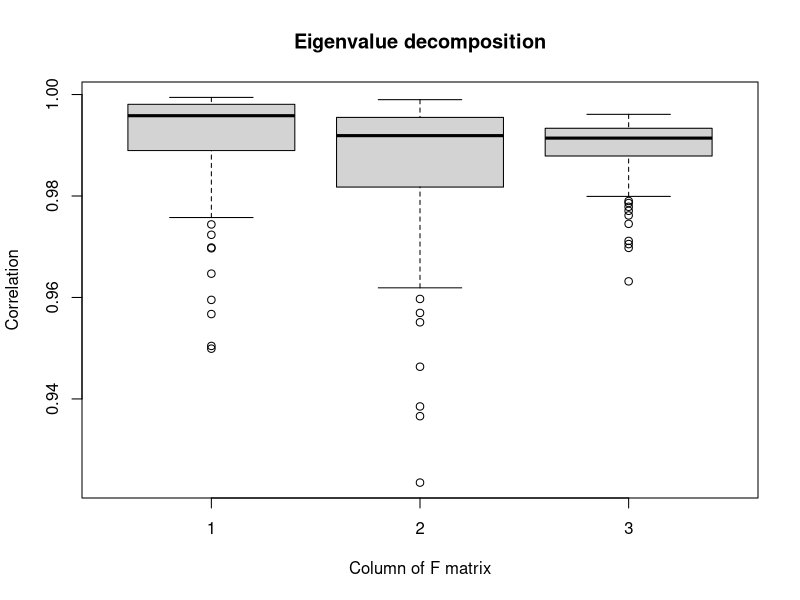
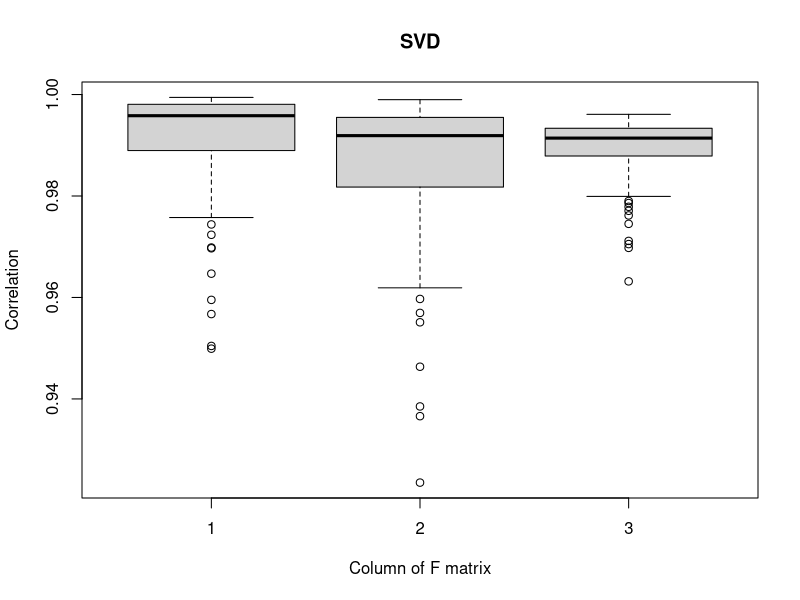
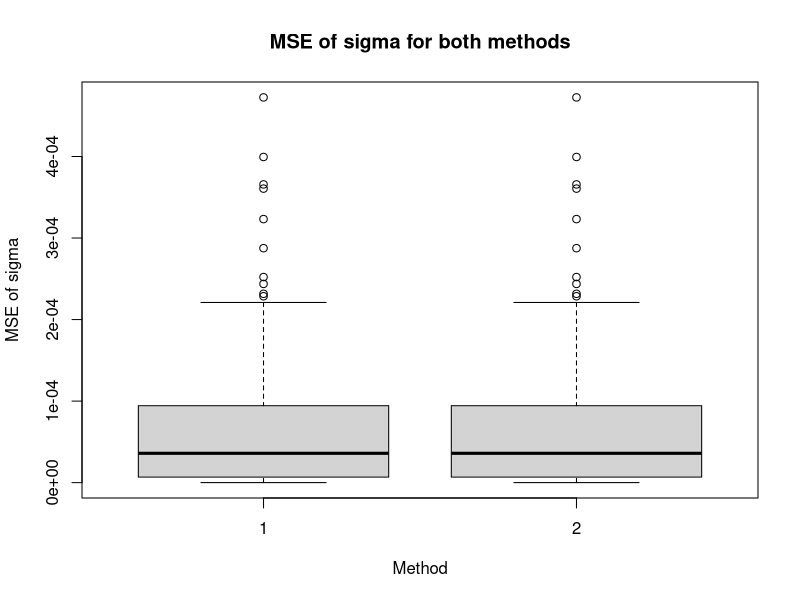
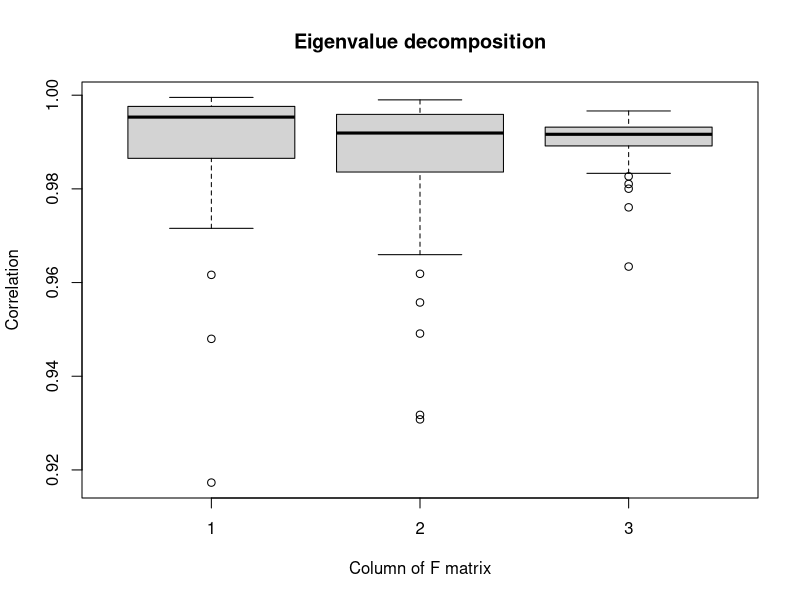
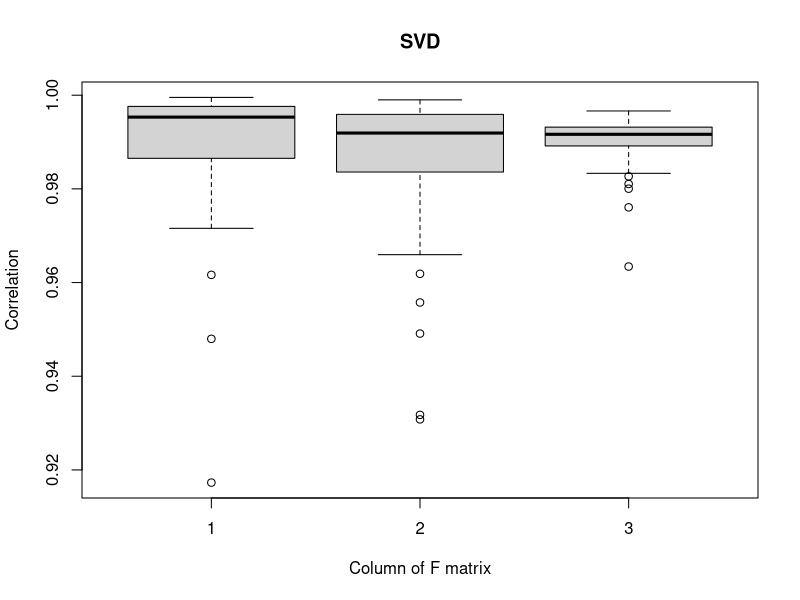
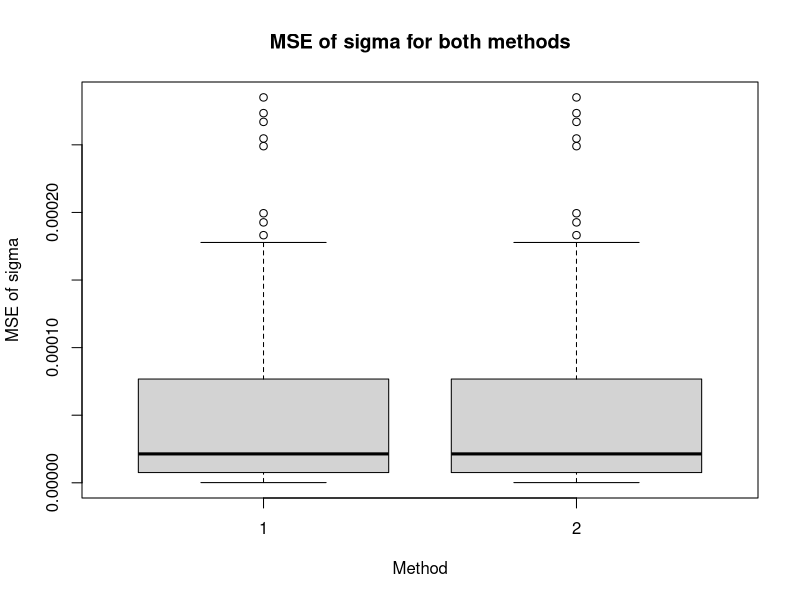

These figures' R source, in order:
set.seed(42)
all_n <- c(500, 2000)

results <- matrix(nrow=8, ncol=2)
for(n in all_n){
    cat('Doing n =', n, '...\n')
    corr_matrix<- matrix(ncol=100, nrow=6)
    sigma_mse <- matrix(ncol=100, nrow=2)
    for(i in 1:100){
        cat('Iteration: ', i, '\n')
        F_matrix <- matrix(rnorm(n*3), nrow=n, ncol=3)
        W_matrix <- matrix(rnorm(100 * 3), nrow=100, ncol=3)
        W_matrix <- t(t(W_matrix) * 3:1)
        E_matrix <- matrix(rnorm(500 * 100, 0, 1), nrow=n, ncol=100)
        X <- F_matrix %*% t(W_matrix) + E_matrix
        
        # a)
        # eigenvalue decomposition of XTX
        e_out <- eigen(t(X) %*% X)
        e_values <- e_out$values
        e_vectors <- e_out$vectors
        e_v_sorted_idx <- sort(abs(e_values), decreasing = T, index.return = T)$ix
        weights_matrix <- e_vectors[,e_v_sorted_idx]
        PC_eigen <- X %*% weights_matrix
        corr_matrix[1:3, i] <- c(
            abs(cor(F_matrix[,1], PC_eigen[,1])),
            abs(cor(F_matrix[,2], PC_eigen[,2])),
            abs(cor(F_matrix[,3], PC_eigen[,3]))
        )
        sigma_mse[1, i] <- (1/(n * (100-3)) * sum(e_values[4:100]) - 1) ^ 2
        
        
        # b)
        # SVD of X
        
        X.svd <- svd(X)
        U <- X.svd$u
        D <- diag(X.svd$d)
        PC_svd <- U %*% D
        corr_matrix[4:6, i] <- c(
            abs(cor(F_matrix[,1], PC_svd[,1])),
            abs(cor(F_matrix[,2], PC_svd[,2])),
            abs(cor(F_matrix[,3], PC_svd[,3]))
        )
        sigma_mse[2, i] <- (1/(n * (100-3)) * sum(diag(D)[4:100]^2) - 1) ^ 2
    
    }
    corrs <- apply(corr_matrix, 1, mean)
    mses <- apply(sigma_mse, 1, mean)
    j <- ifelse(n == 500, 1, 2)
    results[,j] <- c(corrs, mses)
    
    png(paste('task1_boxplot_eigen_', n, '.png', sep=''))
    boxplot(t(corr_matrix[1:3, ]), xlab='Column of F matrix', ylab='Correlation',
            main='Eigenvalue decomposition')
    dev.off()
    
    png(paste('task1_boxplot_SVD_', n, '.png', sep=''))
    boxplot(t(corr_matrix[4:6, ]), xlab='Column of F matrix', ylab='Correlation',
            main='SVD')
    dev.off()
    
    png(paste('task1_boxplot_mse_', n, '.png', sep=''))
    boxplot(t(sigma_mse), xlab='Method', ylab='MSE of sigma',
            main='MSE of sigma for both methods')
    dev.off()
}

results.df <- as.data.frame(results, row.names=c(
    'corr_eigen_1',
    'corr_eigen_2',
    'corr_eigen_3',
    'corr_SVD_1',
    'corr_SVD_2',
    'corr_SVD_3',
    'mse_eigen',
    'mse_SVD'
))
colnames(results.df) <- c('n=500', 'n=2000')

write.csv(results.df, file='task1_table.csv')







